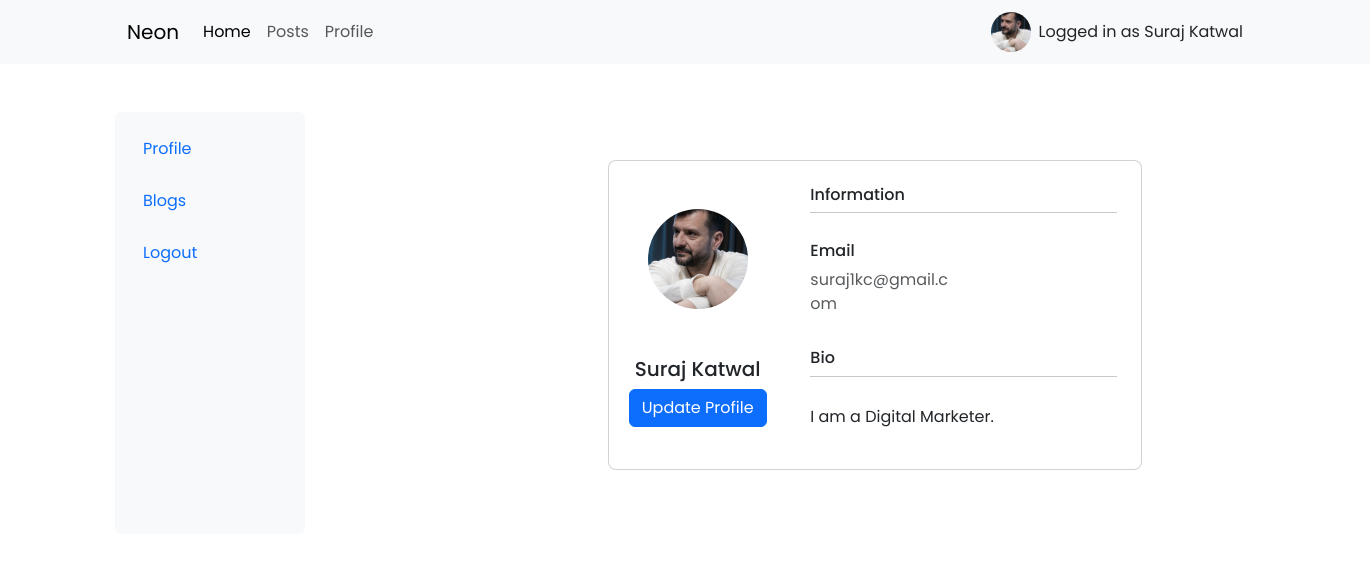
The app's page /profile/ (signed in) with its own data.
### core/models.py (models this page shows, shortened)
class Profile(models.Model):
    user = models.OneToOneField(
        User, null=True, blank=True, on_delete=models.CASCADE)
    profile_pic = models.ImageField(
        null=True, blank=True, upload_to='profile/')
    bio = models.TextField(null=True, blank=True)

### core/views.py (the view)
# urls.py: path('profile/', views.profile, name='profile'),
@login_required(login_url='login')
def profile(request):
    profile = Profile.objects.get(user=request.user)
    print(profile.bio)
    context = {
        'profile': profile
    }
    return render(request, 'core/profile.html', context)

### core/templates/core/profile.html (shortened to what this page needs)
{% extends 'main.html' %}
{% load static %}
{% block content %}
<div class="container mt-5">
    <div class="row flex-nowrap">
        {% include 'menu.html' %}
        <section>
            <div class="container py-5">
                <div class="row d-flex justify-content-center align-items-center">
                    <div class="col col-lg-6 mb-4 mb-lg-0">
                        <div class="card mb-3" style="border-radius: .5rem;">
                            <div class="row g-0">
                                <div class="col-md-4 text-center"
                                    style="border-top-left-radius: .5rem; border-bottom-left-radius: .5rem;">
                                    {% if profile.profile_pic %}
                                    <img src="{{profile.profile_pic.url}}" alt="Avatar" class="img-fluid my-5"
                                        style="width: 100px; height: 100px; object-fit: cover; border-radius: 50%;" />
                                    {% else %}
                                    <img src="{% static 'images/default.jpg' %}" alt="Avatar" class="img-fluid my-5"
                                        style="width: 100px; height: 100px; object-fit: cover; border-radius: 50%;" />
                                    {% endif %}
                                    <h5>{{profile.user.first_name}} {{profile.user.last_name}}</h5>
                                    <button type="button" class="btn btn-primary" data-bs-toggle="modal"
                                        data-bs-target="#exampleModal">
                                        Update Profile
                                    </button>
                                </div>
                                <div class="col-md-8">
                                    <div class="card-body p-4">
                                        <h6>Information</h6>
                                        <hr class="mt-0 mb-4">
                                        <div class="row pt-1">
                                            <div class="col-6 mb-3">
                                                <h6>Email</h6>
                                                <p class="text-muted">{{profile.user.email}}</p>
                                            </div>
                                        </div>
                                        <h6>Bio</h6>
                                        <hr class="mt-0 mb-4">
                                        <div class="row pt-1">
                                            <div class="mb-3">
                                                {{profile.bio}}
                                            </div>
                                        </div>
                                    </div>
                                </div>
                            </div>
                        </div>
                    </div>
                </div>
            </div>
        </section>
    </div>
</div>
<div class="col py-3">
</div>
{% endblock content %}

### templates/main.html (shortened to what this page needs)
{% load static %}
<!doctype html>
<html lang="en">
<head>
    <link rel="stylesheet" href="https://cdnjs.cloudflare.com/ajax/libs/font-awesome/6.4.0/css/all.min.css"
 />
    <link href="https://fonts.bunny.net/css?family=poppins:200,300,400,500,600,700,800,900" rel="stylesheet" />
    <link href="https://cdn.jsdelivr.net/npm/bootstrap@5.3.0-alpha3/dist/css/bootstrap.min.css" rel="stylesheet"
>
</head>
<body style="font-family: 'Poppins', sans-serif;">
    <nav class="navbar navbar-expand-lg bg-body-tertiary">
        <div class="container">
            <a class="navbar-brand" href="{% url 'index' %}">Neon</a>
            <div class="collapse navbar-collapse" id="navbarNav">
                <ul class="navbar-nav">
                    <li class="nav-item">
                        <a class="nav-link active" aria-current="page" href="{% url 'index' %}">Home</a>
                    </li>
                    <li class="nav-item">
                        <a class="nav-link" href="{% url 'posts' %}">Posts</a>
                    </li>
                    <li class="nav-item">
                        <a class="nav-link" href="{% url 'profile' %}">Profile</a>
                    </li>
                </ul>
            </div>
            {% if request.user.is_authenticated %}
            <a href="{% url 'profile' %}">
                {% if request.user.profile.profile_pic %}
                <img src="{{request.user.profile.profile_pic.url}}" alt="Avatar" class="img-fluid my-1 me-2"
                style="width: 40px; height: 40px; object-fit: cover; border-radius: 50%;" />
                {% else %}
                <img src="{% static 'images/default.jpg' %}" alt="Avatar" class="img-fluid my-1 me-2"
                style="width: 40px; height: 40px; object-fit: cover; border-radius: 50%;" />
                {% endif %}
            </a>
            <a class="nav-link disabled">Logged in as {{request.user.first_name}}
                {{request.user.last_name}}</a>
            {% endif %}
        </div>
    </nav>
    {% block content %}
    {% endblock content %}
</body>
</html>

### records on screen
Profile: profile_pic (picture), user.first_name "Suraj", user.last_name "Katwal", user.email "suraj1kc@gmail.com", bio "I am a Digital Marketer."

### other values on screen
{{ request.user.first_name }} "Suraj"
{{ request.user.last_name }} "Katwal"
